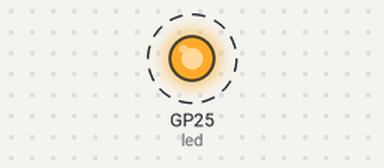
Simulated run of this program. Board: Raspberry Pi Pico running MicroPython. On the bench: output pins drawn as LEDs (lit = HIGH). Dashed ring = blinking. Threads take turns every 2 ms; what the program prints to the serial console is not drawn. At 20.0 s the program stops and its outputs stay as they are.

Above: at 0.2 s.
Timing chart, 0 to 3.0 s (numbered marks = the images above):
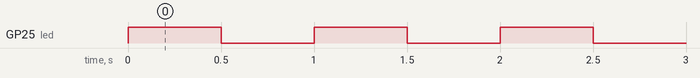

Measured:
- by itself, GP25 (led): alternates HIGH for 0.50 s and LOW for 0.50 s, 40 changes in all, then stays LOW

The program:

multicore2.py
```python
from rp2 import PIO
import time, _thread, machine
import utime
from machine import Pin

#Task for core 1
def task1(n, delay):
    LedPin = 25
    led = Pin(LedPin, Pin.OUT)
    TaskCounter = 0

    for i in range(n):
        TaskCounter = TaskCounter + 1
        print("Core1: TaskCounter=" + str(TaskCounter))
        led.high()
        time.sleep(delay)
        led.low()
        time.sleep(delay)
    print('\n>Core1 task done\n')

#Task for core 2
def task2(n, delay):
    TaskCounter = 0

    for i in range(n):
        TaskCounter = TaskCounter + 1
        print("Core2: TaskCounter=" + str(TaskCounter))
        time.sleep(delay)
    print('\n>Core2 task done\n')

print("Core1 task start")

#Start tasks
_thread.start_new_thread(task1, (20, 0.5))

task2(20, 0.5)
```
